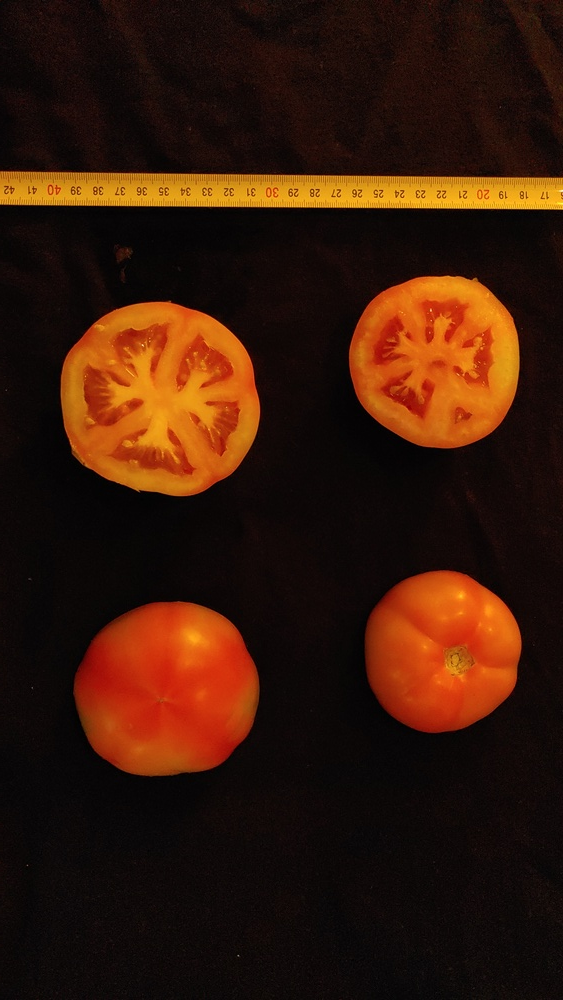
#> input picture Examples/20201022_194256.jpg, 563 x 1000 px, shrunk from 2272 x 4032 before the run; its folder holds only this picture in this run
$ python -i load_image.py   (imports and definitions only)
#> lines starting #> are read from the running program, lines starting #| are printed output that depends on the picture; after the words box and inside, x2 and y2 are one past the last pixel; in counts of white or black regions, pixels touching at a corner belong together
"""
Function to load and segment image using a thresholding method
"""

# requiriments

import os
import numpy as np
import cv2
import matplotlib.pyplot as plt
from PIL import Image, ImageDraw, ImageFilter
import pytesseract
from pytesseract import image_to_string
import imutils
import glob


class load_image(object):
    """
    This class read image data into memory.
    """
    def __init__(self, fileName,Gray=False):
#> called with fileName = '../Examples/20201022_194256.jpg', Gray = False
        self.fileName = fileName
        self.Gray =Gray
        self.img = cv2.imread(fileName)
#> self.img is the input picture: shape (1000, 563, 3); mean B, G, R 9.5, 25.2, 55.6
        if Gray is True:
            self.img = cv2.cvtColor(self.img, cv2.COLOR_BGR2GRAY)
        self.shape=self.img.shape
#> self.shape = (1000, 563, 3)


    def __iter__(self):
        return self

    # [10 lines left out: function histo, not called in this run]


    def agis(self, kernelsize=3, threshold="Adap", ud=10 ,dilate=True,erode=True) :
        '''
        file name: path to img
        histogram: can you see the img hist?
        kernelsize: to medianBlur filtering (Default=3)
        threshold: method to img thresholding OTSU,BIN, Adapt,  Gaussian, i.e. authomatic, manual, automatic use of hist info, adaptative, gaussian
        ud: only works if threshold==BIN, a user defined number between  0 255 to define  the threshold value
        dilate: True or False
        erode: True or False
        '''
#> called with kernelsize = 3, threshold = 'Adap', ud = 10, dilate = True, erode = True
        threshold = threshold.lower()
        if threshold in ["adap","bin","otsu","gaussian"] is False:
            threshold="adap"
            print("warning, threshold should be one of adap,adap2,bin,otsu,gaussian")
        im = self.img
        if (im.shape[2]==3):
            im = cv2.cvtColor(im, cv2.COLOR_BGR2GRAY)
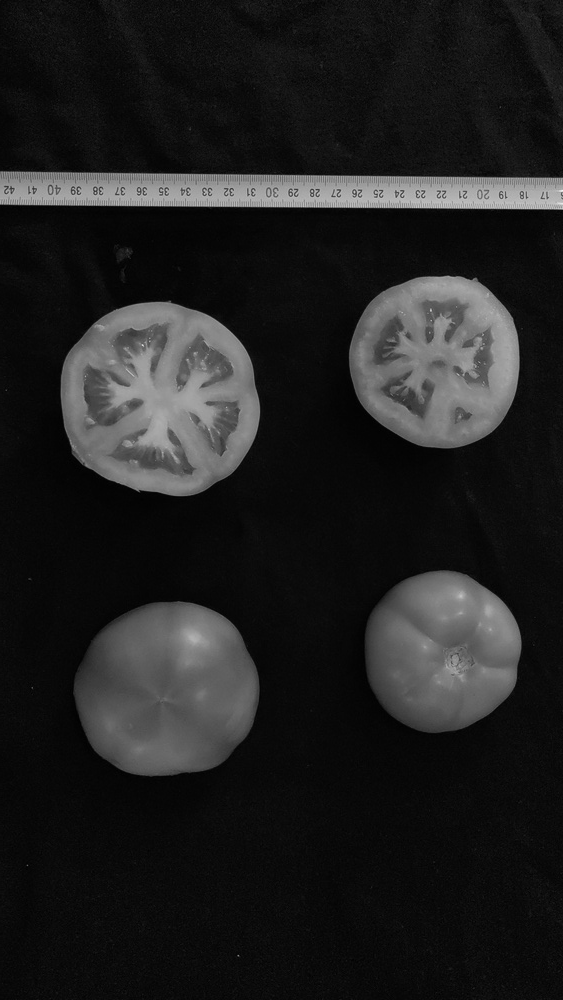
#> im: shape (1000, 563); min 0, max 247, mean 32.6
        if kernelsize>0:
            blur = cv2.medianBlur(im,kernelsize,0)
        if kernelsize==0:
            blur = im
        if threshold=="otsu":
            x=(np.median(im))
            x= x.astype(int)
            if x < 255/2:
                ret3,th3 = cv2.threshold(blur,0,255,cv2.THRESH_BINARY+cv2.THRESH_OTSU)
            else:
                ret3,th3 = cv2.threshold(blur,0,255,cv2.THRESH_BINARY_INV+cv2.THRESH_OTSU)

            kernel = np.ones((16,16), np.uint8)

            th3 = cv2.morphologyEx(th3, cv2.MORPH_OPEN,kernel)
            if dilate is True:
                th3 = cv2.dilate(th3, None, iterations=4)
            if erode is True:
                th3 = cv2.erode(th3, None, iterations=8)

        if threshold=="bin":
            print("remember to select proper lower limit for binary thresholding, the histogram information is helpful ")
            x=(np.median(im))
            x= x.astype(int)
            if x < 255/2:
                th3= cv2.threshold(blur,ud,255,cv2.THRESH_BINARY)[1]
            else:
                th3= cv2.threshold(blur,ud,255,cv2.THRESH_BINARY_INV)[1]

            ret3=ud

            kernel = np.ones((16,16), np.uint8)

            th3 = cv2.morphologyEx(th3, cv2.MORPH_OPEN,kernel)

            if dilate is True:
                th3 = cv2.dilate(th3, None, iterations=4)
            if erode is True:
                th3 = cv2.erode(th3, None, iterations=8)

        if threshold=="adap":
            x=(np.median(im))
#> x = 11
            x= x.astype(int)
            if x < 255/2:
                ret3,th3= cv2.threshold(blur,x,255,cv2.THRESH_BINARY)
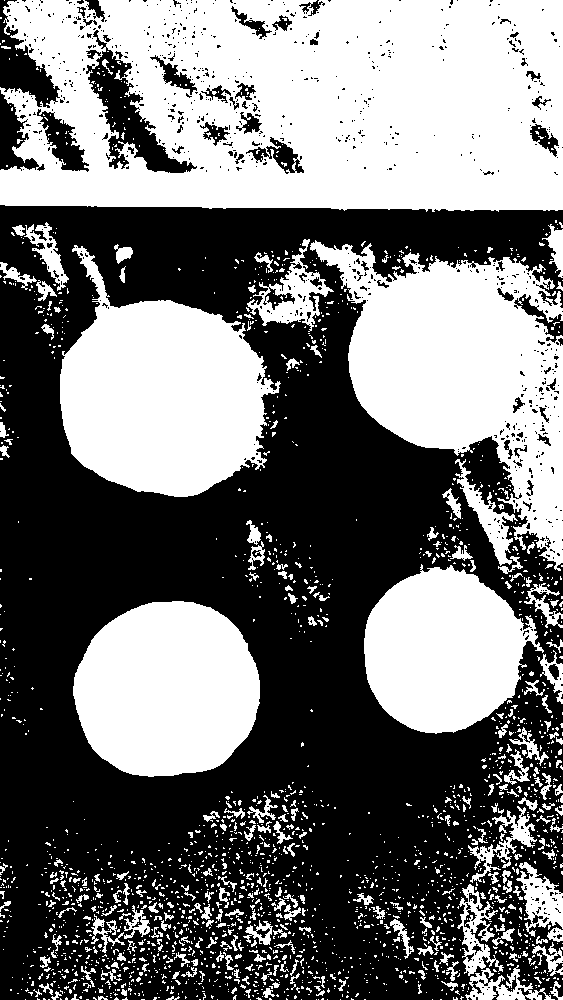
#> th3: shape (1000, 563); 45.8% white; 2233 white regions (1971 under 20 px), largest, box (x1, y1, x2, y2) and area: (0, 0, 563, 212) 101381, (310, 240, 563, 571) 40231, (60, 245, 281, 497) 33453
#> ret3 = 11
            else:
                ret3,th3= cv2.threshold(blur,x,255,cv2.THRESH_BINARY_INV)
            kernel = np.ones((16,16), np.uint8)

            th3 = cv2.morphologyEx(th3, cv2.MORPH_OPEN,kernel)
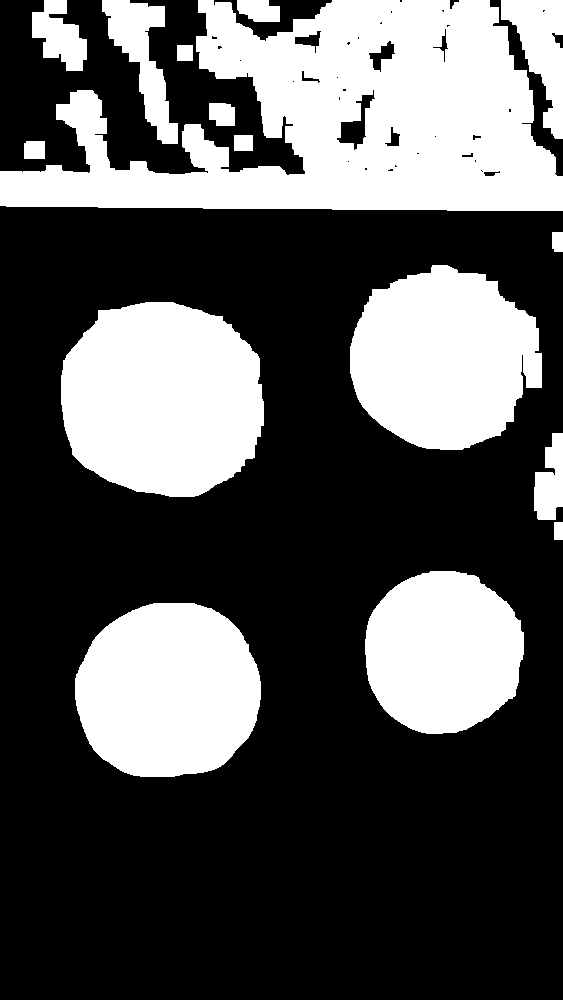
#> th3: shape (1000, 563); 33.9% white; 16 white regions, largest, box (x1, y1, x2, y2) and area: (0, 0, 563, 211) 69674, (61, 302, 264, 497) 32030, (350, 265, 542, 450) 26776

            #ret3=x
            if dilate is True:
                th3 = cv2.dilate(th3, None, iterations=4)
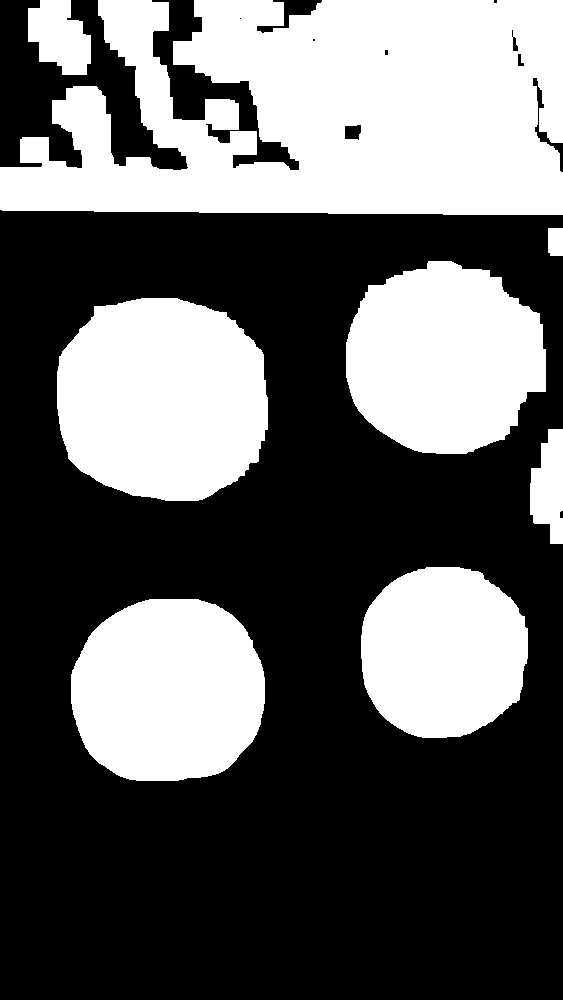
#> th3: shape (1000, 563); 38.8% white; 8 white regions, largest, box (x1, y1, x2, y2) and area: (0, 0, 563, 215) 94716, (57, 298, 268, 501) 35289, (346, 261, 546, 454) 29928
            if erode is True:
                th3 = cv2.erode(th3, None, iterations=8)
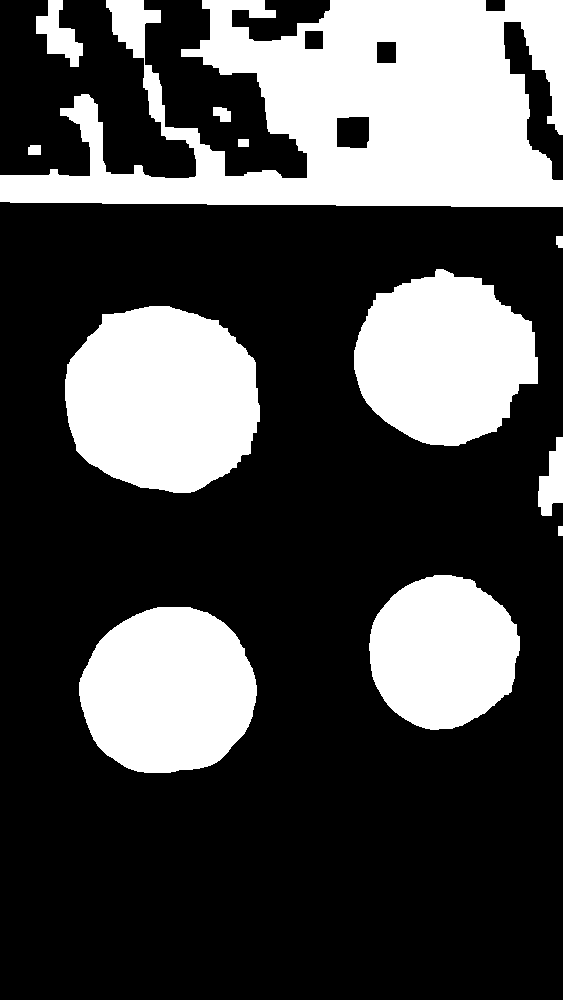
#> th3: shape (1000, 563); 29.7% white; 12 white regions, largest, box (x1, y1, x2, y2) and area: (0, 0, 563, 207) 69977, (65, 306, 260, 493) 28921, (354, 269, 538, 446) 23896
        if threshold=="gaussian":
            x=(np.median(im))
            x= x.astype(int)
            if x < 255/2:
                th3 = cv2.adaptiveThreshold(blur,255,cv2.ADAPTIVE_THRESH_GAUSSIAN_C,cv2.THRESH_BINARY,15,2)
            else:
                th3 = cv2.adaptiveThreshold(blur,255,cv2.ADAPTIVE_THRESH_GAUSSIAN_C,cv2.THRESH_BINARY_INV,15,2)
            kernel = np.ones((16,16), np.uint8)

            th3 = cv2.morphologyEx(th3, cv2.MORPH_OPEN,kernel)
            ret3=0
            if dilate is True:
                th3 = cv2.dilate(th3, None, iterations=4)
            if erode is True:
                th3 = cv2.erode(th3, None, iterations=8)


        self.thr=ret3
#> self.thr = 11
        self.mask=th3
        return(self)


    # [37 lines left out: function acis, not called in this run]

>>> result = load_image('../Examples/20201022_194256.jpg').agis()

$ run again, on Examples/20201022_194449.jpg
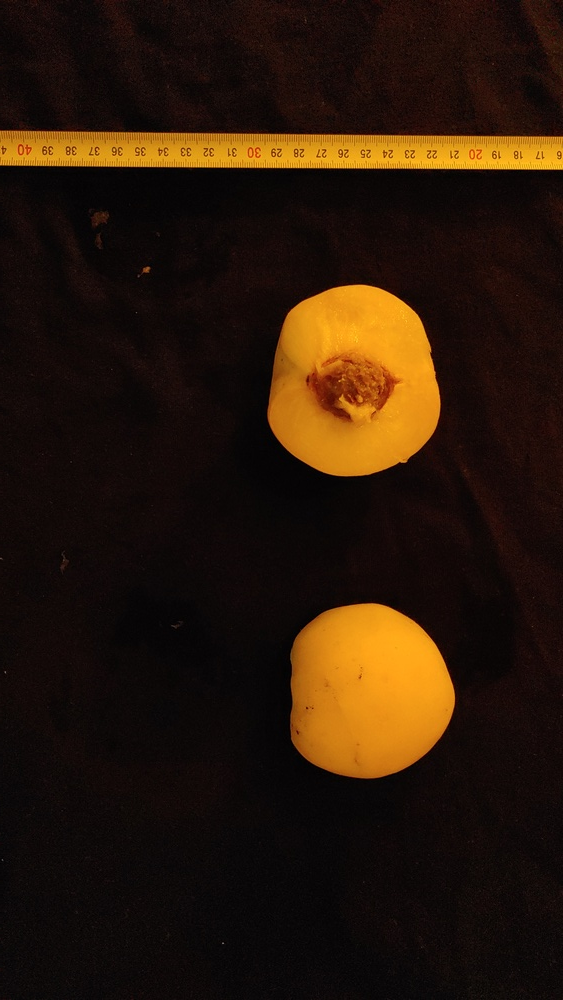
#> input picture Examples/20201022_194449.jpg, 563 x 1000 px, shrunk from 2272 x 4032 before the run
#> in __init__, self.img is the input picture: shape (1000, 563, 3); mean B, G, R 9.6, 24.5, 41.8
#> x = 11
#> in agis, `ret3,th3= cv2.threshold(blur,x,255,cv2.THRESH_BINARY)`:
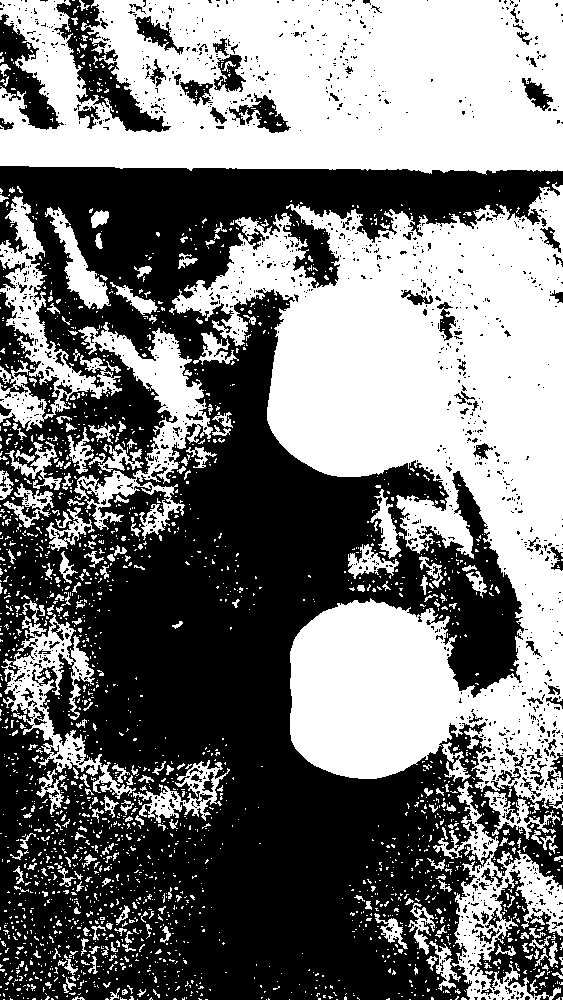
#> th3: shape (1000, 563); 47.4% white; 2383 white regions (2130 under 20 px), largest, box (x1, y1, x2, y2) and area: (169, 182, 563, 814) 122608, (0, 0, 563, 175) 81711, (74, 322, 213, 540) 8425
#> in agis, `th3 = cv2.erode(th3, None, iterations=8)`:
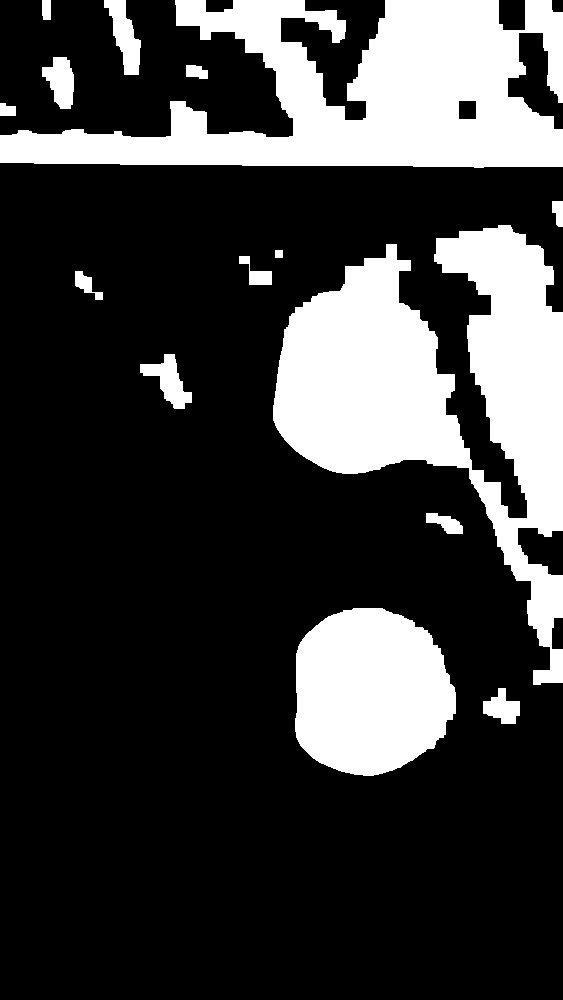
#> th3: shape (1000, 563); 24.2% white; 15 white regions, largest, box (x1, y1, x2, y2) and area: (273, 225, 563, 685) 56854, (0, 0, 563, 168) 50914, (295, 608, 456, 776) 21575

$ run again, on Examples/20201022_194524.jpg
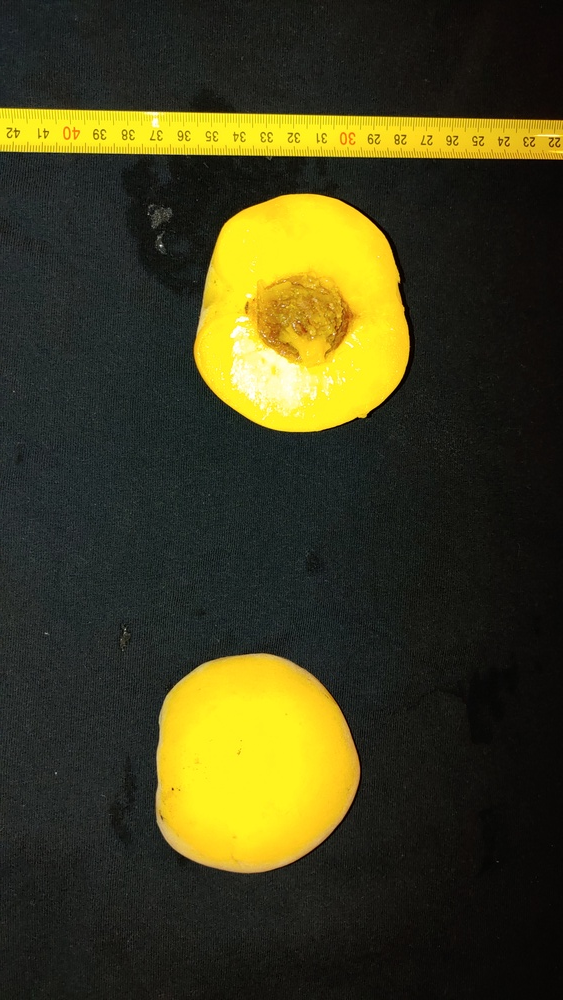
#> input picture Examples/20201022_194524.jpg, 563 x 1000 px, shrunk from 2272 x 4032 before the run
#> in __init__, self.img is the input picture: shape (1000, 563, 3); mean B, G, R 28.6, 62.6, 64.9
#> x = 31
#> in agis, `ret3,th3= cv2.threshold(blur,x,255,cv2.THRESH_BINARY)`:
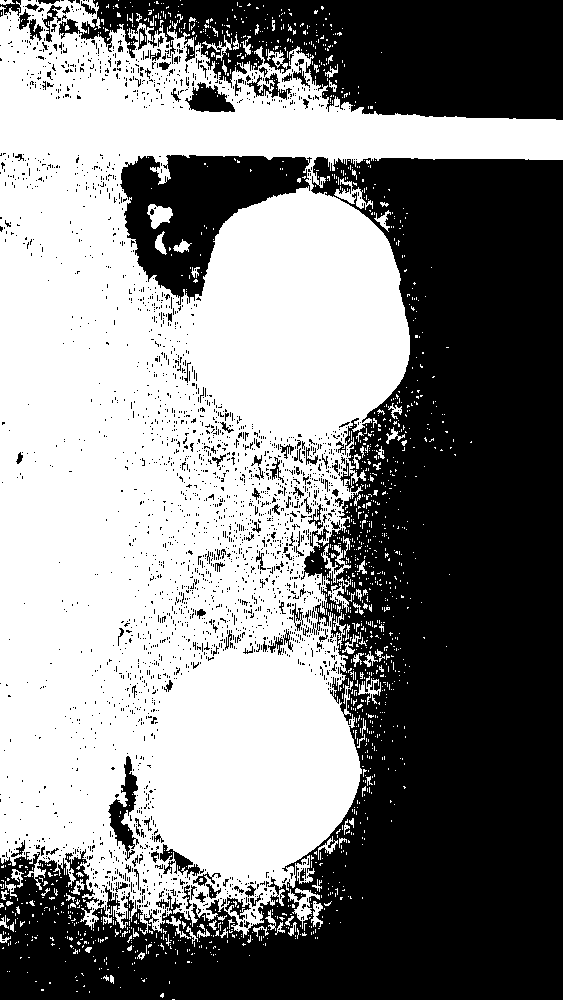
#> th3: shape (1000, 563); 51.4% white; 2682 black regions (2560 under 20 px), largest, box (x1, y1, x2, y2) and area: (0, 157, 563, 1000) 204104, (59, 0, 563, 120) 38338, (120, 155, 312, 305) 14082
#> in agis, `th3 = cv2.erode(th3, None, iterations=8)`:
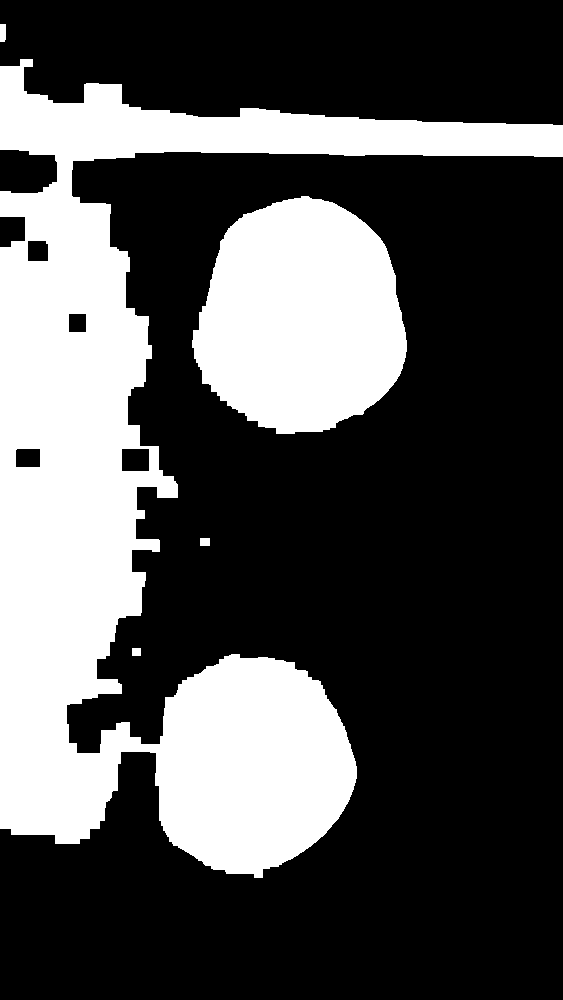
#> th3: shape (1000, 563); 31.6% white; 5 white regions, box (x1, y1, x2, y2) and area: (0, 59, 563, 878) 138794, (192, 196, 407, 434) 38817, (0, 24, 6, 42) 106, (200, 538, 210, 546) 80, (132, 648, 141, 656) 72
